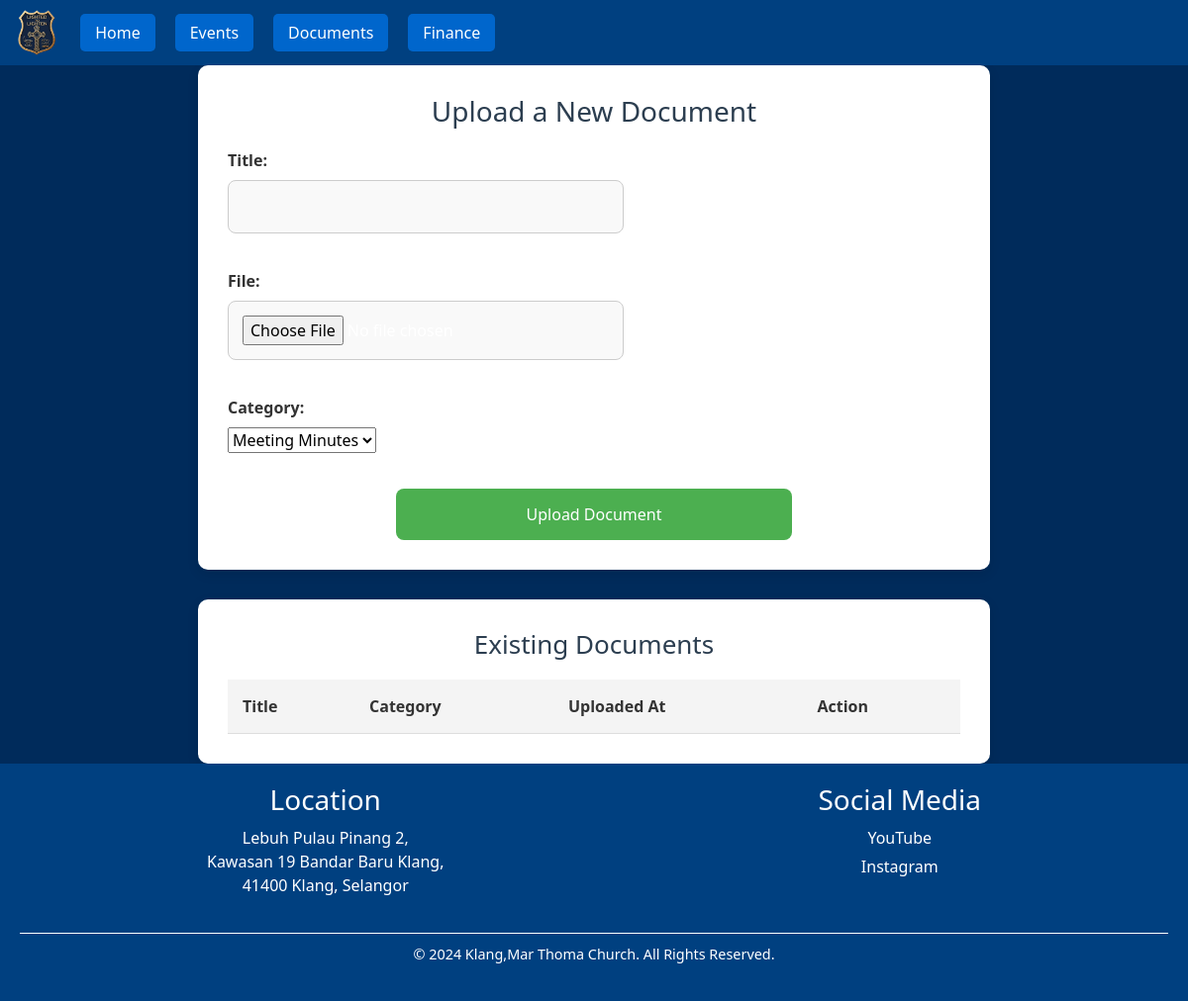
Before: /adminlayer/documents/ with the older database file.
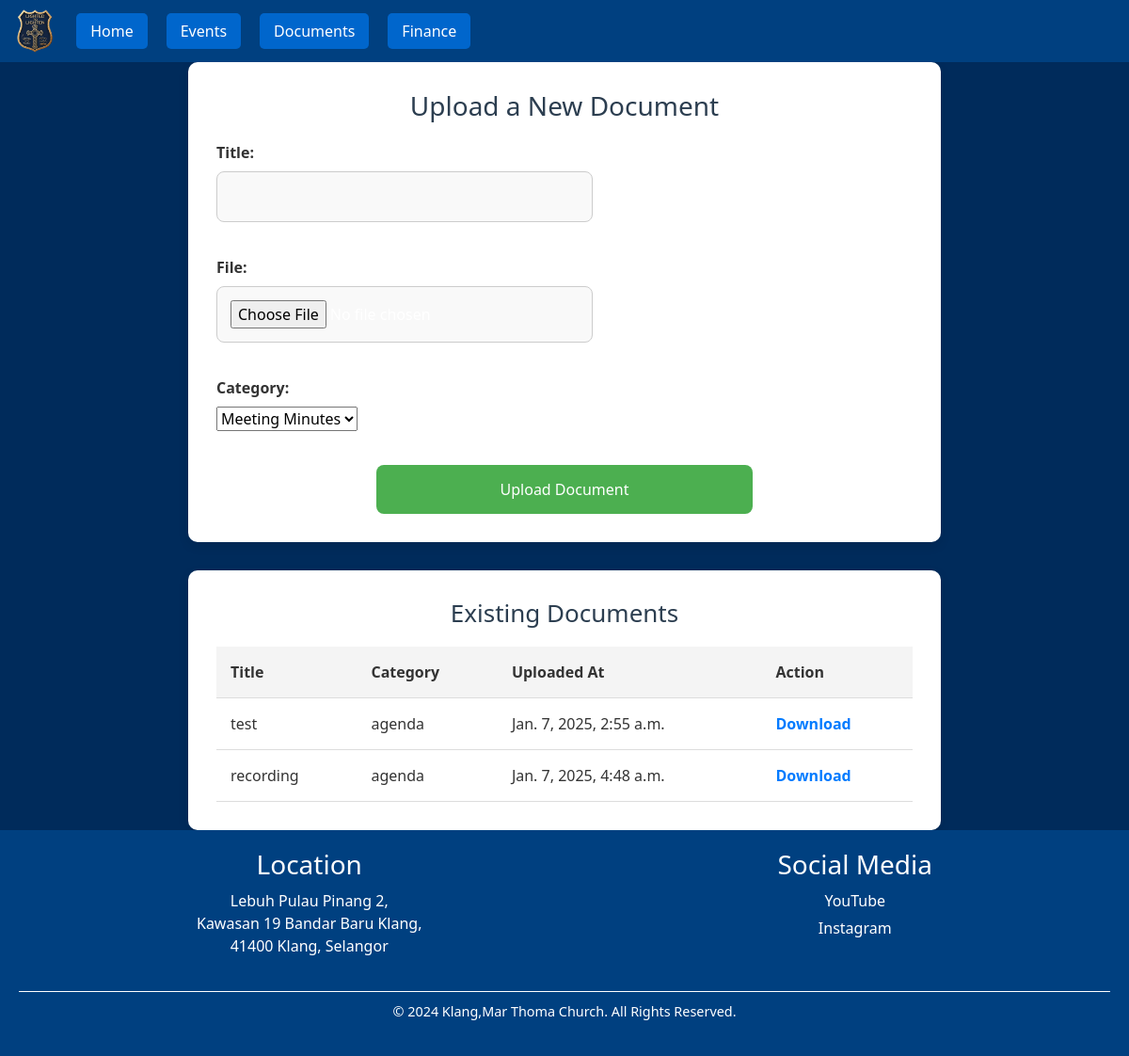
After: the same page with the newer database file.
### admin_layer/models.py (models this page shows, shortened)
class Document(models.Model):
    CATEGORY_CHOICES = [
        ('meeting_minutes', 'Meeting Minutes'),
        ('notice', 'Notice'),
        ('agenda', 'Agenda'),
        ('announcements', 'Announcements'),
    ]
    title = models.CharField(max_length=100)
    file = models.FileField(upload_to="documents/")
    category = models.CharField(max_length=50, choices=CATEGORY_CHOICES)
    uploaded_at = models.DateTimeField(auto_now_add=True)

### admin_layer/views.py (the view)
# urls.py: path('documents/', views.documents, name='documents'),
def documents(request):
    documents = Document.objects.all()
    if request.method == "POST":
        form = DocumentForm(request.POST, request.FILES)
        if form.is_valid():
            form.save()
            return redirect("documents")
    else:
        form = DocumentForm()
    return render(request, "admin_layer/documents.html", {"form": form, "documents": documents})

### admin_layer/forms.py
class DocumentForm(forms.ModelForm):
    CATEGORY_CHOICES = [
        ('meeting_minutes', 'Meeting Minutes'),
        ('notice', 'Notice'),
        ('agenda', 'Agenda'),
        ('announcements', 'Announcements'),
    ]
    category = forms.ChoiceField(choices=CATEGORY_CHOICES)
    class Meta:
        model = Document
        fields = ['title', 'file', 'category']

### admin_layer/templates/admin_layer/documents.html (shortened to what this page needs)
{% extends "admin_layer/base_admin.html" %}
{% block content %}
<div class="form-container">
    <h2>Upload a New Document</h2>
    <form method="post" enctype="multipart/form-data">
        {{ form.as_p }}
        <button type="submit">Upload Document</button>
    </form>
</div>
    <div class="document-list">
        <h2>Existing Documents</h2>
        <table>
            <thead>
                <tr>
                    <th>Title</th>
                    <th>Category</th>
                    <th>Uploaded At</th>
                    <th>Action</th>
                </tr>
            </thead>
            <tbody>
                {% for document in documents %}
                <tr>
                    <td>{{ document.title }}</td>
                    <td>{{ document.category }}</td>
                    <td>{{ document.uploaded_at }}</td>
                    <td>
                        <a href="{{ document.file.url }}" download>Download</a>
                    </td>
                </tr>
                {% endfor %}
            </tbody>
        </table>
    </div>
{% endblock %}

Changed rows visible on the page:
added Document: title "test", category "agenda", uploaded_at "Jan. 7, 2025, 2:55 a.m."
added Document: title "recording", category "agenda", uploaded_at "Jan. 7, 2025, 4:48 a.m."
